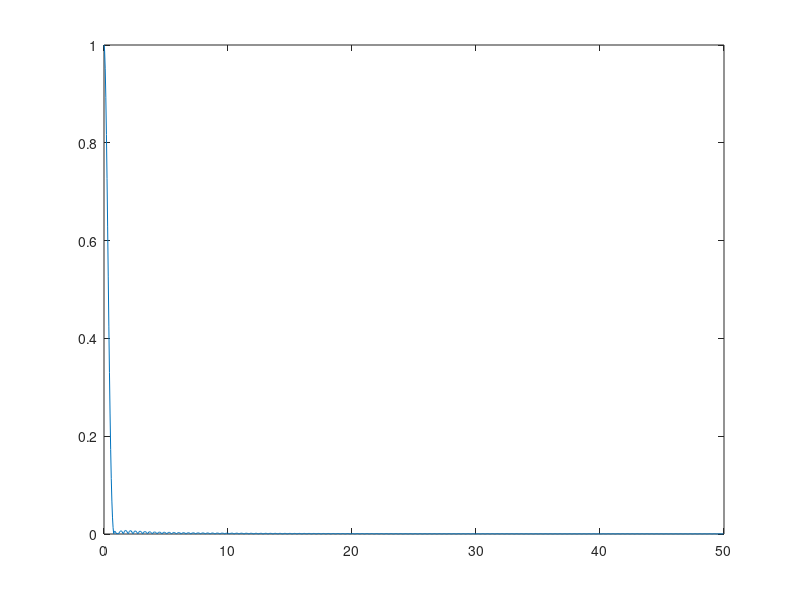

This chart was generated by the following MATLAB code:
fs = 1e2;
h = fir1(256,1e-9/fs);
x = [zeros(1,2*fs),ones(1,5*fs),zeros(1,4*fs)];
y1 = filtfilt(h,1,x);
[H,f] = freqz(h,1,1024,fs);
plot(f,abs(H));
h2=fir1(128,30/fs,'high');
y2 = filtfilt(h2,1,x);
v1 = exp(1j*pi*50/fs);
v = [v1 conj(v1)]; h3=poly(v);
H = freqz(h3);  h3 = h3/max(abs(H));
n = .1*cos(2*pi*50/200*(1:length(x)));
xx = x+n;
y3 = filtfilt(h3,1,xx);